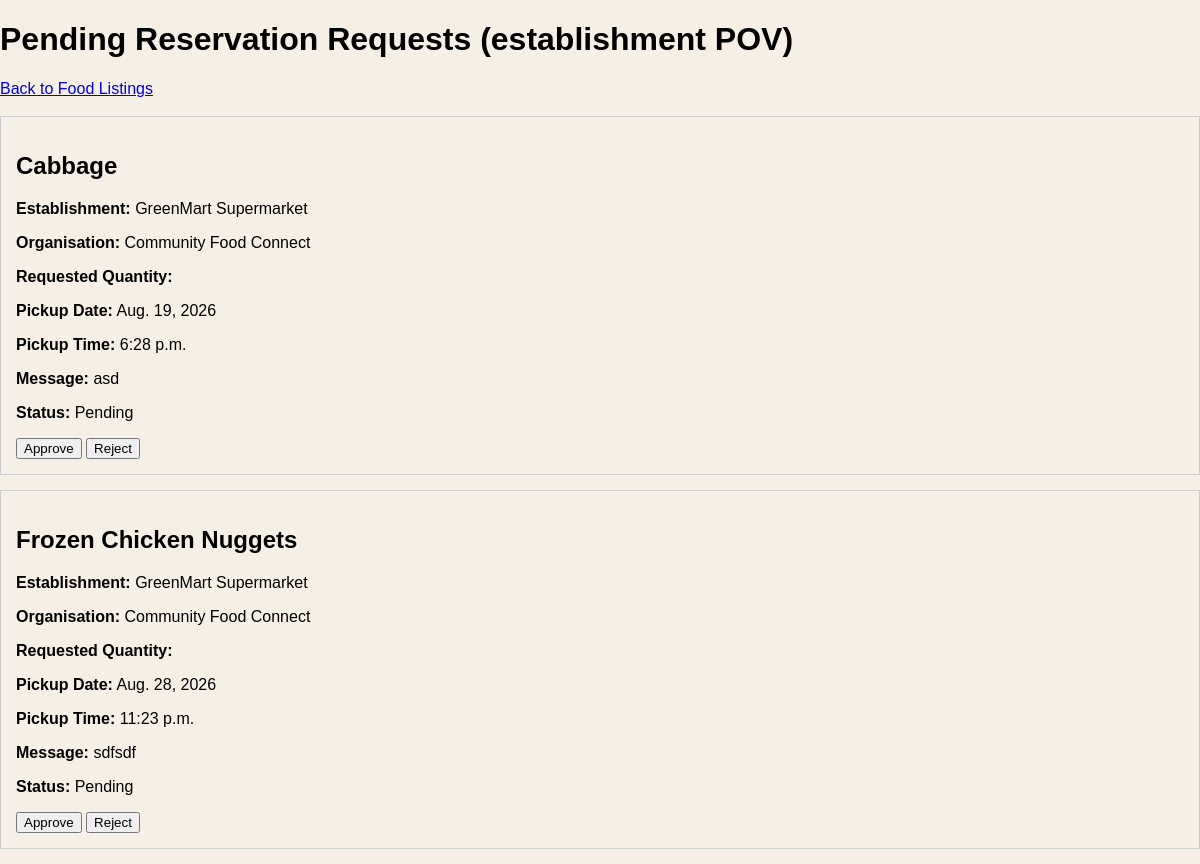
The page /establishment/reservations/ (signed in) on the database its author committed.
### foodrescue/models.py (models this page shows, shortened)
class Reservation(models.Model):
    class Status(models.TextChoices):
        PENDING = "pending", "Pending"
        APPROVED = "approved", "Approved"
        REJECTED = "rejected", "Rejected"
        CANCELLED = "cancelled", "Cancelled"
        COLLECTED = "collected", "Collected"
    food_listing = models.ForeignKey(
        FoodListing,
        on_delete=models.CASCADE,
        related_name="reservations"
    )
    organisation = models.ForeignKey(
        Organisation,
        on_delete=models.CASCADE,
        related_name="reservations"
    )
    status = models.CharField(
        max_length=20,
        choices=Status.choices,
        default=Status.PENDING
    )
    message = models.TextField(blank=True)
    pickup_date = models.DateField()
    pickup_time = models.TimeField()
    organisation_marked_completed = models.BooleanField(default=False)
    establishment_marked_completed = models.BooleanField(default=False)
    completed_at = models.DateTimeField(blank=True, null=True)
    created_at = models.DateTimeField(auto_now_add=True)
    updated_at = models.DateTimeField(auto_now=True)

class FoodListing(models.Model):
    class Status(models.TextChoices):
        AVAILABLE = "available", "Available"
        RESERVED = "reserved", "Reserved"
        COMPLETED = "completed", "Completed"
        EXPIRED = "expired", "Expired"
    class Category(models.TextChoices):
        BAKERY = "bakery", "Bakery"
        PACKAGED_FOOD = "packaged_food", "Packaged Food"
        DRY_GOODS = "dry_goods", "Dry Goods"
        FRESH_PRODUCE = "fresh_produce", "Fresh Produce"
        CHILLED = "chilled", "Chilled"
        FROZEN = "frozen", "Frozen"
        BEVERAGES = "beverages", "Beverages"
        OTHER = "other", "Other"
    establishment = models.ForeignKey(
        Establishment,
        on_delete=models.CASCADE,
        related_name="food_listings"
    )
    name = models.CharField(max_length=200)
    category = models.CharField(
        max_length=30,
        choices=Category.choices,
        default=Category.OTHER
    )
    image = models.ImageField(
        upload_to="food_listing_images/",
        blank=True,
        null=True
    )
    description = models.TextField(blank=True)
    allergens = models.CharField(max_length=255, blank=True)
    status = models.CharField(
        max_length=20,
        choices=Status.choices,
        default=Status.AVAILABLE
    )
    weight_kg = models.DecimalField(max_digits=8, decimal_places=2)
    quantity = models.PositiveIntegerField()
    expiry_date = models.DateField()
    is_halal = models.BooleanField(default=False)
    pickup_location = models.TextField()
    created_at = models.DateTimeField(auto_now_add=True)
    updated_at = models.DateTimeField(auto_now=True)

class Establishment(models.Model):
    class Region(models.TextChoices):
        NORTH = "north", "North"
        EAST = "east", "East"
        SOUTH = "south", "South"
        WEST = "west", "West"
        CENTRAL = "central", "Central"
    class BusinessType(models.TextChoices):
        SUPERMARKET = "supermarket", "Supermarket"
        BAKERY = "bakery", "Bakery"
        WHOLESALER = "wholesaler", "Wholesaler"
        MANUFACTURER = "manufacturer", "Manufacturer"
        OTHER = "other", "Other"
    user = models.OneToOneField(
        settings.AUTH_USER_MODEL,
        on_delete=models.CASCADE,
        related_name="establishment_profile"
    )
    business_name = models.CharField(max_length=200)
    profile_image = models.ImageField(
        upload_to="establishment_profile_images/",
        blank=True,
        null=True
    )
    description = models.TextField(blank=True)
    address = models.TextField()
    postal_code = models.CharField(
        max_length=10,
        blank=True
    )
    general_location = models.CharField(
        max_length=20,
        choices=Region.choices,
        default=Region.WEST
    )
    business_type = models.CharField(
        max_length=30,
        choices=BusinessType.choices,
        blank=True
    )
    contact_number = models.CharField(max_length=30, blank=True)
    certification_file = models.FileField(
        upload_to="establishment_certifications/",
        blank=True,
        null=True,
        validators=[FileExtensionValidator(allowed_extensions=["pdf"])]
    )
    is_verified = models.BooleanField(default=False)
    created_at = models.DateTimeField(auto_now_add=True)

class Organisation(models.Model):
    class GeneralLocation(models.TextChoices):
        NORTH = "north", "North"
        EAST = "east", "East"
        SOUTH = "south", "South"
        WEST = "west", "West"
        CENTRAL = "central", "Central"
    class OrganisationType(models.TextChoices):
        CERTIFIED_CHARITY = "certified_charity", "Certified Charity Organisation"
        VOLUNTEER_GROUP = "volunteer_group", "Volunteer Group"
    class ApplicationStatus(models.TextChoices):
        PENDING = "pending", "Pending Review"
        APPROVED = "approved", "Approved"
        REJECTED = "rejected", "Rejected"
    user = models.OneToOneField(
        settings.AUTH_USER_MODEL,
        on_delete=models.CASCADE,
        related_name="organisation_profile"
    )
    organisation_name = models.CharField(max_length=200)
    profile_image = models.ImageField(
        upload_to="organisation_profile_images/",
        blank=True,
        null=True
    )
    description = models.TextField(blank=True)
    address = models.TextField(blank=True)
    postal_code = models.CharField(
        max_length=10,
        blank=True
    )
    contact_number = models.CharField(
        max_length=30,
        blank=True
    )
    team_size = models.PositiveIntegerField(
        blank=True,
        null=True
    )
    organisation_type = models.CharField(
        max_length=30,
        choices=OrganisationType.choices,
        blank=True
    )
    general_location = models.CharField(
        max_length=20,
        choices=GeneralLocation.choices,
        blank=True
    )
    certification_file = models.FileField(
        upload_to="organisation_certifications/",
        blank=True,
        null=True,
        validators=[FileExtensionValidator(allowed_extensions=["pdf"])]
    )
    application_status = models.CharField(
        max_length=20,
        choices=ApplicationStatus.choices,
        default=ApplicationStatus.PENDING
    )
    is_verified = models.BooleanField(default=False)
    created_at = models.DateTimeField(auto_now_add=True)

### foodrescue/views.py (the view)
# urls.py: path("establishment/reservations/", views.establishment_reservations, name="establishment_reservations"),
@establishment_required
def establishment_reservations(request):
    establishment = request.user.establishment_profile
    if not establishment.is_verified:
        return render(
            request,
            "foodrescue/access-denied.html",
            status=403
        )
    reservations = Reservation.objects.select_related(
        "food_listing",
        "food_listing__establishment",
        "organisation"
    ).filter(
        food_listing__establishment=establishment,
        status=Reservation.Status.PENDING
    ).order_by("-created_at")
    return render(
        request,
        "foodrescue/establishment-pages/establishment_reservations.html",
        {
            "reservations": reservations
        }
    )

### foodrescue/templates/foodrescue/establishment-pages/establishment_reservations.html (shortened to what this page needs)
{% load static %}
<!doctype html>
<html>
  <head>
    <link rel="stylesheet" href="{% static 'foodrescue/base.css' %}" />
  </head>
  <body>
    <h1>Pending Reservation Requests (establishment POV)</h1>
    <a href="{% url 'browse_food_listings' %}">Back to Food Listings</a>
    <br /><br />
    {% for reservation in reservations %}
    <div style="border: 1px solid #ccc; padding: 15px; margin-bottom: 15px">
      <h2>{{ reservation.food_listing.name }}</h2>
      <p>
        <strong>Establishment:</strong>
        {{reservation.food_listing.establishment.business_name }}
      </p>
      <p><strong>Organisation:</strong> {{ reservation.organisation.organisation_name }}</p>
      <p>
        <strong>Requested Quantity:</strong>
      </p>
      <p><strong>Pickup Date:</strong> {{ reservation.pickup_date }}</p>
      <p><strong>Pickup Time:</strong> {{ reservation.pickup_time }}</p>
      <p><strong>Message:</strong> {{ reservation.message }}</p>
      <p><strong>Status:</strong> {{ reservation.get_status_display }}</p>
      <form method="POST" action="{% url 'approve_reservation' reservation.id %}" style="display: inline">
        <button type="submit">Approve</button>
      </form>
      <form method="POST" action="{% url 'reject_reservation' reservation.id %}" style="display: inline">
        <button type="submit">Reject</button>
      </form>
    </div>
    {% empty %}
    <p>No pending reservation requests at the moment.</p>
    {% endfor %}
  </body>
</html>

### foodrescue/static/foodrescue/base.css (style rules this page uses)
* { box-sizing: border-box; font-family: "Montserrat", sans-serif; }
body { margin: 0; background-color: #f5efe6; }

### rows shown on the page
Reservation: food_listing.name "Cabbage", food_listing.establishment.business_name "GreenMart Supermarket", organisation.organisation_name "Community Food Connect", pickup_date "Aug. 19, 2026", pickup_time "6:28 p.m.", message "asd", status "Pending"
Reservation: food_listing.name "Frozen Chicken Nuggets", food_listing.establishment.business_name "GreenMart Supermarket", organisation.organisation_name "Community Food Connect", pickup_date "Aug. 28, 2026", pickup_time "11:23 p.m.", message "sdfsdf", status "Pending"
